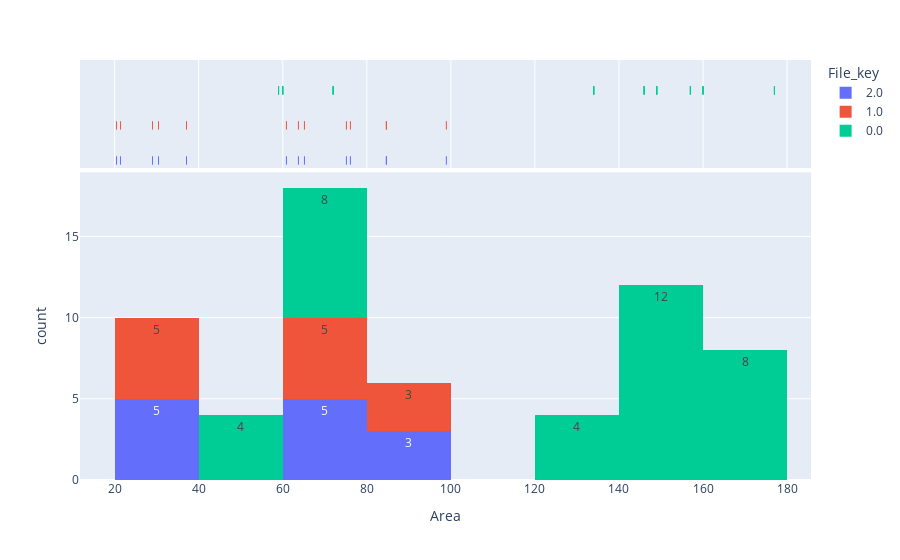

Notebook code cell kept with this figure:
### Code cell
# Histogram & Marginal "rug" plot: Area
fig2 = px.histogram(filtered_data, x="Area",color="File_key",
                    text_auto=True, marginal="rug",
                    )
fig2.show()

### Figure 1 — Plotly figure (JSON) as saved in the notebook; plotly's stock layout.template omitted (floating-point values rounded to 4 significant figures)
{"data": [{"alignmentgroup": "True", "bingroup": "x", "hovertemplate": "File_key=2.0<br>Area=%{x}<br>count=%{y}<extra></extra>", "legendgroup": "2.0", "marker": {"color": "#636efa", "pattern": {"shape": ""}}, "name": "2.0", "offsetgroup": "2.0", "orientation": "v", "showlegend": true, "texttemplate": "%{value}", "type": "histogram", "x": [20.45, 21.4, 29.01, 30.44, 37.1, 60.88, 63.73, 65.16, 75.15, 76.1, 84.66, 84.66, 98.93], "xaxis": "x", "yaxis": "y"}, {"alignmentgroup": "True", "boxpoints": "all", "fillcolor": "rgba(255,255,255,0)", "hoveron": "points", "hovertemplate": "File_key=2.0<br>Area=%{x}<extra></extra>", "jitter": 0, "legendgroup": "2.0", "line": {"color": "rgba(255,255,255,0)"}, "marker": {"color": "#636efa", "symbol": "line-ns-open"}, "name": "2.0", "offsetgroup": "2.0", "showlegend": false, "type": "box", "x": [20.45, 21.4, 29.01, 30.44, 37.1, 60.88, 63.73, 65.16, 75.15, 76.1, 84.66, 84.66, 98.93], "xaxis": "x2", "yaxis": "y2"}, {"alignmentgroup": "True", "bingroup": "x", "hovertemplate": "File_key=1.0<br>Area=%{x}<br>count=%{y}<extra></extra>", "legendgroup": "1.0", "marker": {"color": "#EF553B", "pattern": {"shape": ""}}, "name": "1.0", "offsetgroup": "1.0", "orientation": "v", "showlegend": true, "texttemplate": "%{value}", "type": "histogram", "x": [20.45, 21.4, 29.01, 30.44, 37.1, 60.88, 63.73, 65.16, 75.15, 76.1, 84.66, 84.66, 98.93], "xaxis": "x", "yaxis": "y"}, {"alignmentgroup": "True", "boxpoints": "all", "fillcolor": "rgba(255,255,255,0)", "hoveron": "points", "hovertemplate": "File_key=1.0<br>Area=%{x}<extra></extra>", "jitter": 0, "legendgroup": "1.0", "line": {"color": "rgba(255,255,255,0)"}, "marker": {"color": "#EF553B", "symbol": "line-ns-open"}, "name": "1.0", "offsetgroup": "1.0", "showlegend": false, "type": "box", "x": [20.45, 21.4, 29.01, 30.44, 37.1, 60.88, 63.73, 65.16, 75.15, 76.1, 84.66, 84.66, 98.93], "xaxis": "x2", "yaxis": "y2"}, {"alignmentgroup": "True", "bingroup": "x", "hovertemplate": "File_key=0.0<br>Area=%{x}<br>count=%{y}<extra></extra>", "legendgroup": "0.0", "marker": {"color": "#00cc96", "pattern": {"shape": ""}}, "name": "0.0", "offsetgroup": "0.0", "orientation": "v", "showlegend": true, "texttemplate": "%{value}", "type": "histogram", "x": [59, 59, 59, 59, 60, 60, 60, 60, 72, 72, 72, 72, 134, 134, 134, 134, 146, 146, 146, 146, 149, 149, 149, 149, 157, 157, 157, 157, 160, 160, 160, 160, 177, 177, 177, 177], "xaxis": "x", "yaxis": "y"}, {"alignmentgroup": "True", "boxpoints": "all", "fillcolor": "rgba(255,255,255,0)", "hoveron": "points", "hovertemplate": "File_key=0.0<br>Area=%{x}<extra></extra>", "jitter": 0, "legendgroup": "0.0", "line": {"color": "rgba(255,255,255,0)"}, "marker": {"color": "#00cc96", "symbol": "line-ns-open"}, "name": "0.0", "offsetgroup": "0.0", "showlegend": false, "type": "box", "x": [59, 59, 59, 59, 60, 60, 60, 60, 72, 72, 72, 72, 134, 134, 134, 134, 146, 146, 146, 146, 149, 149, 149, 149, 157, 157, 157, 157, 160, 160, 160, 160, 177, 177, 177, 177], "xaxis": "x2", "yaxis": "y2"}], "layout": {"barmode": "relative", "legend": {"title": {"text": "File_key"}, "tracegroupgap": 0}, "margin": {"t": 60}, "xaxis": {"anchor": "y", "domain": [0, 1], "title": {"text": "Area"}}, "xaxis2": {"anchor": "y2", "domain": [0, 1], "matches": "x", "showgrid": true, "showticklabels": false}, "yaxis": {"anchor": "x", "domain": [0, 0.7326], "title": {"text": "count"}}, "yaxis2": {"anchor": "x2", "domain": [0.7426, 1], "matches": "y2", "showgrid": false, "showline": false, "showticklabels": false, "ticks": ""}}}
